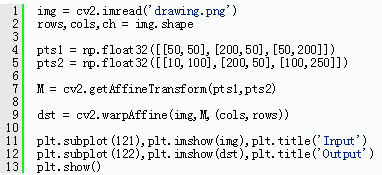
#> input picture image_process/opencv/image_transformation/img_right.png, 382 x 175 px
$ jupyter execute affine_transformation.ipynb   (shell and % lines are left out)
#> lines starting #> are read from the running program, lines starting #| are printed output that depends on the picture
# Affine Transformation

[cell 1]
import numpy as np
import matplotlib
import matplotlib.pyplot as plt
import matplotlib.cm as cm
import cv2
import numpy as np

[cell 2]
img = cv2.imread('img_right.png')
#> img is the input picture: shape (175, 382, 3); mean B, G, R 232, 231.9, 229.5
rows,cols,ch = img.shape
#> rows = 175; cols = 382; ch = 3

pts1 = np.float32([[35,43],[245,43],[35,125]])
pts2 = np.float32([[35,10],[100,100],[0,250]])

M = cv2.getAffineTransform(pts1,pts2)

dst = cv2.warpAffine(img,M,(cols,rows))
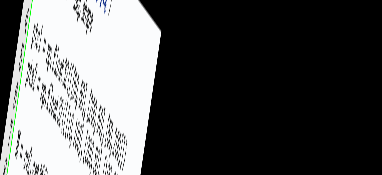
#> dst: shape (175, 382, 3); mean B, G, R 84.8, 85, 84.2

plt.figure(figsize=(20,10))
plt.subplot(121),plt.imshow(img),plt.title('Input')
plt.subplot(122),plt.imshow(dst),plt.title('Output')
plt.show()
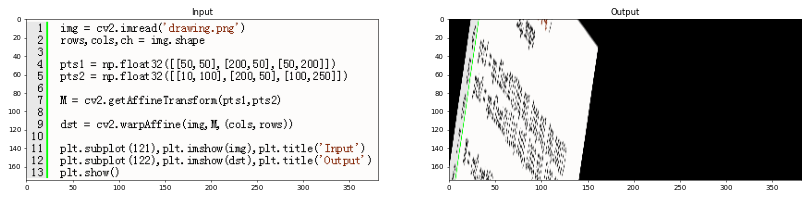
#> figure drawn by matplotlib, 2 panels; B, G, R data is drawn as R, G, B
